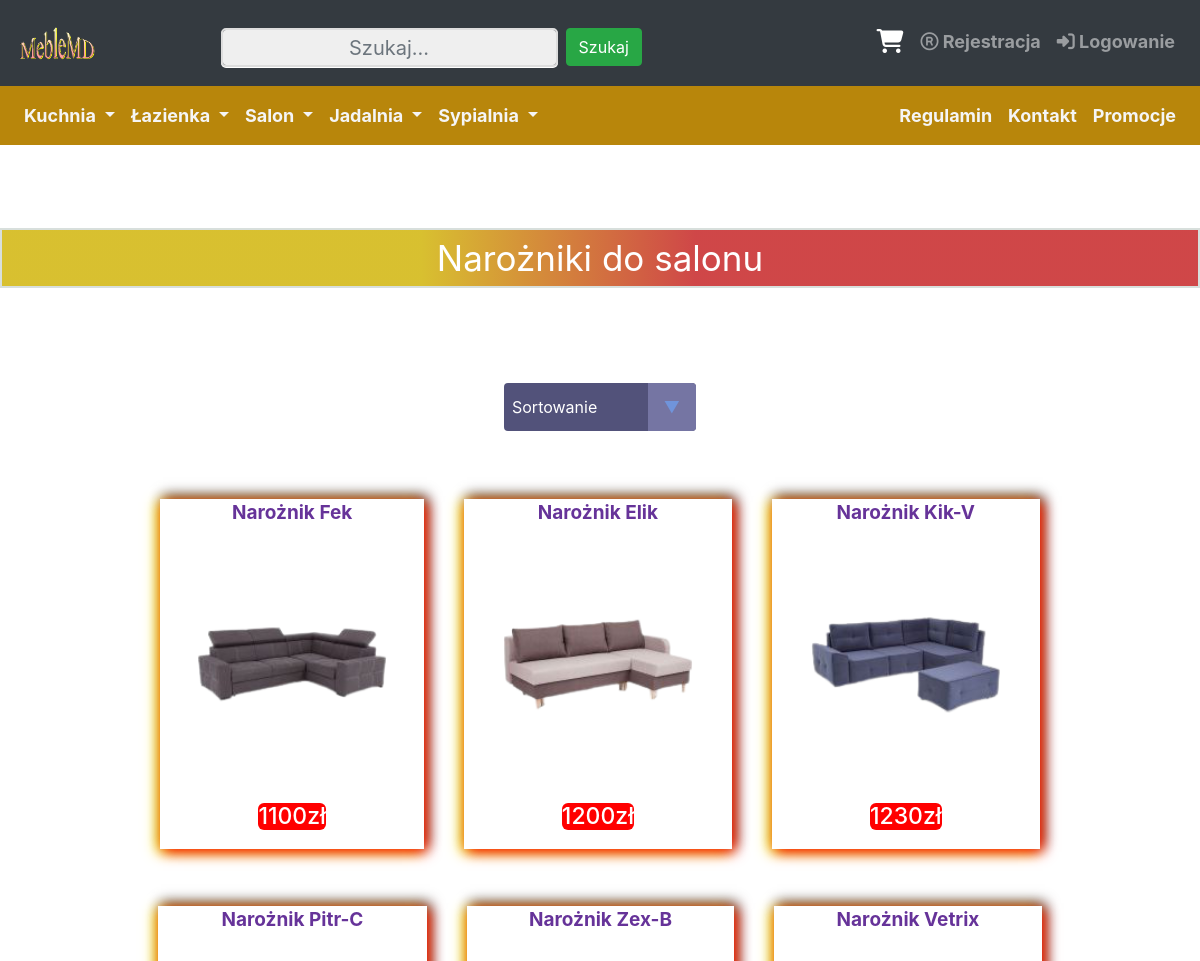
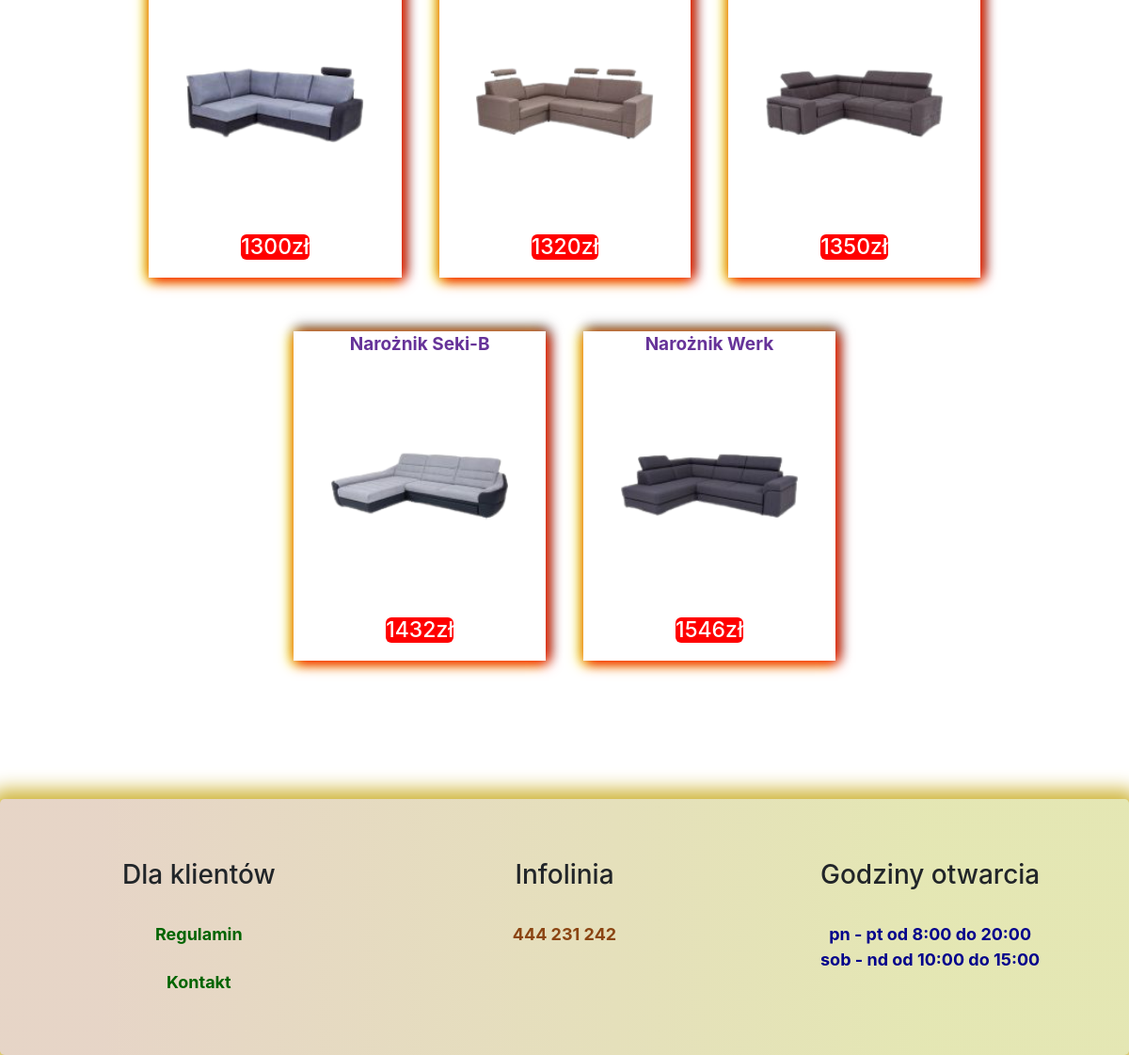
Page /salon_narozniki.php on the committed database (2 pictures, top to bottom).
### tables this page shows
CREATE TABLE `produkty` (
  `id` int(11) NOT NULL,
  `id_zdjec` varchar(15) DEFAULT NULL,
  `id_opisu_zdj` text NOT NULL,
  `nazwa` varchar(50) NOT NULL,
  `opis` text NOT NULL,
  `parametry` text NOT NULL,
  `cena` float NOT NULL,
  `ilosc` int(11) NOT NULL,
  `id_podkategoria` int(11) NOT NULL
);

### salon_narozniki.php (the view, shortened to what this page needs)
<?php
include("connect.php");
$sortowanie = isset($_POST['sort']) ? $_POST['sort'] : '';
?>
<!DOCTYPE html>
<html lang="pl">
<head>
<link href="style.css" rel="stylesheet" type="text/css" />
<link rel="stylesheet" href="https://maxcdn.bootstrapcdn.com/font-awesome/4.5.0/css/font-awesome.min.css">
<link rel="stylesheet" href="https://maxcdn.bootstrapcdn.com/bootstrap/4.5.2/css/bootstrap.min.css">
</head>
<body>
<div class="container-fluid">
<br><br><br>
 <?php
		echo'<nav class="navbar navbar-expand-xl bg-dark navbar-dark" style="position: relative;bottom:0.9cm;padding:17px">';
		echo'
				<a class="navbar-brand mx-auto" href="index.php"> <img class="img-fluid" src="images/logo.png" width="180" height="180"></a>
				<button class="navbar-toggler" type="button" data-toggle="collapse" data-target=".dual-collapse2">
					<span class="navbar-toggler-icon"></span>
				</button>';
				echo'<div class="navbar-collapse collapse w-100 order-2 dual-collapse2">';
				echo'<ul class="navbar-nav ml-auto">';
				echo'<li class="nav-item ">
				<form class="form-inline" action="wyszukiwarka.php" method="post" >
				<input class="form-control mr-sm-2 " name="wartosc" type="text" placeholder="Szukaj..." required>
				<button class="btn btn-success" text-center type="submit" style="position: relative; top:0.11cm;">Szukaj</button>
				</form>
				</li>';
				echo'</ul>';
				echo'</div>';
		echo'<div class="navbar-collapse collapse w-100 order-3 dual-collapse2">';
		echo'<ul class="navbar-nav ml-auto">';
		echo'  <li class="nav-item">';
		echo'   <a class="nav-link " href="wyswietlanie_koszyka.php">
		<i class="fa fa-shopping-cart"  data-toggle="tooltip" data-placement="bottom" title="Koszyk" style="font-size:24px;color:white; padding:1px"></i></a>';
		echo' 	</li>';
		if(isset($id_uzytkownika)!="")
			{}
			else{
		echo'  <li class="nav-item">';
		echo'   <a class="nav-link " href="rejestracja.php"><i class="fa fa-registered" aria-hidden="true"></i>  Rejestracja</a>';
		echo' 	</li>';
		echo'  <li class="nav-item ">';
		echo'   <a class="nav-link " href="logowanie.php"><i class="fa fa-sign-in" aria-hidden="true" ></i> Logowanie</a>';
		echo' 	</li>';
		}
		echo'</ul>';
		echo'  </div>';
		echo' </nav>';
		?>
<?php
if(isset($id_uzytkownika)!="")
	{
echo'
<nav class="navbar navbar-expand-xl navbar-dark " style="background-color:darkgoldenrod;position: relative; bottom:1.8cm;">
     <div class="mx-auto order-0">
        <a class="navbar-brand mx-auto" href="#"></a>
        <button class="navbar-toggler" type="button" data-toggle="collapse" data-target=".dual-collapse3">
            <span class="navbar-toggler-icon"></span>
        </button>
    </div>
    <div class="navbar-collapse collapse w-100 order-1 order-md-0 dual-collapse3">
        <ul class="navbar-nav mr-auto">
		<li class="nav-item dropdown">
      <a class="nav-link dropdown-toggle" style="color:whitesmoke;" href="#" id="navbardrop" data-toggle="dropdown">
       Kuchnia
      </a>
      <div class="dropdown-menu " style="background-color:darkgoldenrod">
        <a class="dropdown-item" href="krzesla_kuchnia.php">Krzesła</a>
        <a class="dropdown-item" href="stoly_kuchnia.php">Stoły</a></a>
        <a class="dropdown-item" href="szafki_kuchnia.php">Szafki</a>
		<a class="dropdown-item" href="blaty_kuchnia.php">Blaty</a>
      </div>
    </li>
	<li class="nav-item dropdown ">
      <a class="nav-link dropdown-toggle" style="color:whitesmoke;"  href="#" id="navbardrop" data-toggle="dropdown">
       Łazienka
      </a>
      <div class="dropdown-menu " style="background-color:darkgoldenrod">
        <a class="dropdown-item" href="lazienka_lustra.php">Lustra</a>
        <a class="dropdown-item" href="lazienka_umywalki.php">Umywalki</a></a>
        <a class="dropdown-item" href="lazienka_szafki.php">Szafki</a>
		<a class="dropdown-item" href="lazienka_akcesorie_lazienkowe.php">Akcesoria Łazienkowe</a>
      </div>
    </li>
	<li class="nav-item dropdown">
      <a class="nav-link dropdown-toggle" style="color:whitesmoke;"  href="#" id="navbardrop" data-toggle="dropdown">
       Salon
      </a>
      <div class="dropdown-menu" style="background-color:darkgoldenrod">
        <a class="dropdown-item" href="salon_stoly.php">Stoły</a>
        <a class="dropdown-item" href="salon_szafy.php">Szafy</a></a>
        <a class="dropdown-item" href="salon_narozniki.php">Narożniki</a>
		<a class="dropdown-item" href="salon_krzesla.php">Krzesła</a>
      </div>
    </li>
	<li class="nav-item dropdown">
      <a class="nav-link dropdown-toggle" style="color:whitesmoke;"  href="#" id="navbardrop" data-toggle="dropdown">
       Jadalnia
      </a>
      <div class="dropdown-menu" style="background-color:darkgoldenrod">
        <a class="dropdown-item" href="jadalnia_krzesla.php">Krzesła</a>
        <a class="dropdown-item" href="jadalnia_stoly.php">Stoły</a></a>
        <a class="dropdown-item" href="jadalnia_komody.php">Komody</a>
		<a class="dropdown-item" href="jadalnia_witryny.php">Witryny</a>
      </div>
    </li>
	<li class="nav-item dropdown">
      <a class="nav-link dropdown-toggle" style="color:whitesmoke;"  href="#" id="navbardrop" data-toggle="dropdown">
       Sypialnia
      </a>
      <div class="dropdown-menu" style="background-color:darkgoldenrod">
        <a class="dropdown-item" href="sypialnia_lozka.php">Łóżka</a>
        <a class="dropdown-item" href="sypialnia_szafy.php">Szafy</a></a>
        <a class="dropdown-item" href="sypialnia_materace.php">Materace</a>
		<a class="dropdown-item" href="sypialnia_lustra.php">Lustra</a>
      </div>
    </li>
        </ul>
    </div>
    <div class="navbar-collapse collapse w-100 order-3 dual-collapse3">
        <ul class="navbar-nav ml-auto">
		<li class="nav-item">
      <a class="nav-link" style="color:whitesmoke;" href="regulamin.php">Regulamin</a>
    </li>
	<li class="nav-item">
      <a class="nav-link "style="color:whitesmoke;" href="kontakt.php"> Kontakt</a>
    </li>
	<li class="nav-item">
      <a class="nav-link" style="color:whitesmoke;" href="promocja.php"> Promocje</a>
    </li>
        </ul>
    </div>
</nav>';
	}
	else{
echo'
<nav class="navbar navbar-expand-xl navbar-dark " style="background-color:darkgoldenrod;position: relative; bottom:0.9cm;">
    <div class="navbar-collapse collapse w-100 order-1 order-md-0 dual-collapse3">
        <ul class="navbar-nav mr-auto">
		<li class="nav-item dropdown">
      <a class="nav-link dropdown-toggle" style="color:whitesmoke;" href="#" id="navbardrop" data-toggle="dropdown">
       Kuchnia
      </a>
    </li>
	<li class="nav-item dropdown ">
      <a class="nav-link dropdown-toggle" style="color:whitesmoke;"  href="#" id="navbardrop" data-toggle="dropdown">
       Łazienka
      </a>
    </li>
	<li class="nav-item dropdown">
      <a class="nav-link dropdown-toggle" style="color:whitesmoke;"  href="#" id="navbardrop" data-toggle="dropdown">
       Salon
      </a>
    </li>
	<li class="nav-item dropdown">
      <a class="nav-link dropdown-toggle" style="color:whitesmoke;"  href="#" id="navbardrop" data-toggle="dropdown">
       Jadalnia
      </a>
    </li>
	<li class="nav-item dropdown">
      <a class="nav-link dropdown-toggle" style="color:whitesmoke;"  href="#" id="navbardrop" data-toggle="dropdown">
       Sypialnia
      </a>
    </li>
        </ul>
    </div>
    <div class="navbar-collapse collapse w-100 order-3 dual-collapse3">
        <ul class="navbar-nav ml-auto">
		<li class="nav-item">
      <a class="nav-link" style="color:whitesmoke;" href="regulamin.php">Regulamin</a>
    </li>
	<li class="nav-item">
      <a class="nav-link "style="color:whitesmoke;" href="kontakt.php"> Kontakt</a>
    </li>
	<li class="nav-item">
      <a class="nav-link" style="color:whitesmoke;" href="promocja.php"> Promocje</a>
    </li>
        </ul>
    </div>
</nav>';
	}
?>
	<div class="row text-center">
		<div class="col">
	<div class="napisek bg-dark text-white">
	<h67>
	Narożniki do salonu</h67>
	</div>
	</div>
	</div>
	<br><br><br><br><br><br>
	<div class="text-center">
<form method="post" action = "">
    <div class="select">
   <select  name='sort' onchange="this.form.submit()">
<option value=''>Sortowanie</option>
</select>
</div>
</form>
<br><br>
	<?php
$wynik = mysqli_query($link,"Select * from produkty where id_podkategoria=13 ORDER BY cena ".$sortowanie)
or die('Błąd zapytania');
if(mysqli_num_rows($wynik) > 0) {
    while($r = mysqli_fetch_object($wynik)) {
		$id=$r->id;
            echo '<div class="element">';
		echo '<div class="obramowanie">';
		echo"<h10>";
	   echo "<a style='text-decoration:none'   href='product.php?product_id=$id'>";
        echo "<b>".$r->nazwa."</b>";
	echo "<br> </br>";
		 echo"<img class='zoom' src=images/".$r->id_zdjec.".png width='190' height'120'>";
		echo "<br> </br>";
		echo "</a>";
		 echo '<div class="cenaobw">';
echo "<b><h5>".$r->cena. "zł </h5></b>";
echo"</h10>";
echo "<br> </br>";
echo'</div>';
echo '</div>';
			echo '</div>';
    }
}
?>
		<br><br><br>
    <div class="jumbotron text-center" style="margin-bottom:0;">
<div class="row ">
    <div class="col-sm-4">
      <h3>Dla klientów</h3>
      <br>
<a href="regulamin.php" style="text-decoration: none; color:darkgreen;">Regulamin</a>
<br><br>
<a href="kontakt.php" style="text-decoration: none; color:darkgreen;"> Kontakt</a>
    </div>
    <div class="col-sm-4">
      <h3>Infolinia</h3>
      <br>
<p style="color:saddlebrown;">444 231 242</p>
</div>
<div class="col-sm-4">
    <h3> Godziny otwarcia</h3>
<br>
	<p style="color: darkblue;">pn - pt od 8:00 do 20:00
	<br>
	sob - nd od 10:00 do 15:00</p>
</div>
  </div>
</div>
</body>
</html>

### style.css (style rules this page uses)
html, body { overflow-x: hidden; }
body { background-image: url('https://img.freepik.com/darmowe-zdjecie/bialy-drewniany-stol-tlo_53876-89436.jpg?size=626&ext=jpg'); background-position: -99999px -99999px; }
body:before { content: ""; background-image: inherit; position: fixed; top: 0; left: 0; height: 100vh; width: 100%; -webkit-background-size: cover !important; -moz-background-size: cover !important; -o-background-size: cover; background-size: cover !important; z-index: -1; }
.jumbotron { background: rgb(222,138,69); background: linear-gradient(90deg, rgba(222,138,69,0.23573179271708689) 9%, rgba(222,224,104,0.4374124649859944) 82%); border-radius: 14px 14px 14px 14px; box-shadow: 0 0 20px 10px #CFB53B; }
.jumbotron p { font-size: 18px; font-weight: bold; }
.jumbotron a { font-size: 18px; font-weight: bold; }
.nav-item { font-size: 18px; }
.navbar-collapse li a { color:whitesmoke; font-weight: bold; }
.container-fluid { padding: 0px !important; position: relative; top:-1cm; }
select { -webkit-appearance:none; -moz-appearance:none; -ms-appearance:none; appearance:none; outline:0; box-shadow:none; border:0!important; background: #52527a; background-image: none; flex: 1; padding: 0 .5em; color:white; cursor:pointer; font-size: 1em; font-family: 'Open Sans', sans-serif; }
.select { margin: 0 auto !important; position: relative; display: flex; width: 12em; height: 3em; line-height: 3; overflow: hidden; border-radius: .25em; }
.select::after { content: '\25BC'; position: absolute; top: 0; right: 0; padding: 0 1em; background: #7575a3; cursor:pointer; pointer-events:none; transition:.25s all ease; color:#7094db; }
input[type="password"], input[type="text"] { border: 1px solid #a1a3a3; border-radius: 4px; box-shadow: 0 1px #fff; box-sizing: border-box; color: #696969; height: 39px; transition: box-shadow 0.3s; width: 240px; text-align: center; }
.obramowanie { width:300px; height:350px; max-width: 900px; margin: 0 auto; clear: none; width: 100%; text-align: center; transition: transform 0.3s; text-align:center; box-shadow: 3px 3px 13px red, yellow -3px 3px 13px, 3px -3px 13px; }
.element { display: inline-block; padding:20px; }
.element a { font-size:19px; color:rebeccapurple; }
img.zoom { position: relative; z-index: 1; }
@media screen and (-webkit-min-device-pixel-ratio:0) { .cenaobw { color:white; } }
@media screen and (-webkit-min-device-pixel-ratio:0) { .cenaobw h5 { margin-left: 98px; margin-right: 98px; background-color:red; font-size:23px; border-radius: 6px 6px 6px 6px; background-color:rgb(255, 0, 0); } }
.cenaobw { color:white; }
.cenaobw h5 { margin-left: 98px; margin-right: 98px; background-color:red; font-size:23px; border-radius: 6px 6px 6px 6px; background-color:rgb(255, 0, 0); }
.napisek { background: rgb(244,215,45); background: linear-gradient(90deg, rgba(244,215,45,0.8547794117647058) 35%, rgba(247,74,74,0.7959558823529411) 58%); padding: 2px; border: 2px solid #D8DFDC; font-size:35px; position: relative;top:1.3cm; color: whitesmoke; }
.napisek h67 { top: 27px; z-index: 1; }
input[type=text] { width: 220px; background-color: #efefef; color: #666; border: 2px solid #ddd; border-radius: 5px; font-size: 20px; padding: 10px; box-sizing: border-box; outline: none; margin-top: 10px; }

### rows in the picture
produkty: nazwa "Narożnik Fek", id_zdjec (picture), cena "1100"
produkty: nazwa "Narożnik Elik", id_zdjec (picture), cena "1200"
produkty: nazwa "Narożnik Kik-V", id_zdjec (picture), cena "1230"
produkty: nazwa "Narożnik Pitr-C", id_zdjec (picture), cena "1300"
produkty: nazwa "Narożnik Zex-B", id_zdjec (picture), cena "1320"
produkty: nazwa "Narożnik Vetrix", id_zdjec (picture), cena "1350"
produkty: nazwa "Narożnik Seki-B", id_zdjec (picture), cena "1432"
produkty: nazwa "Narożnik Werk", id_zdjec (picture), cena "1546"
